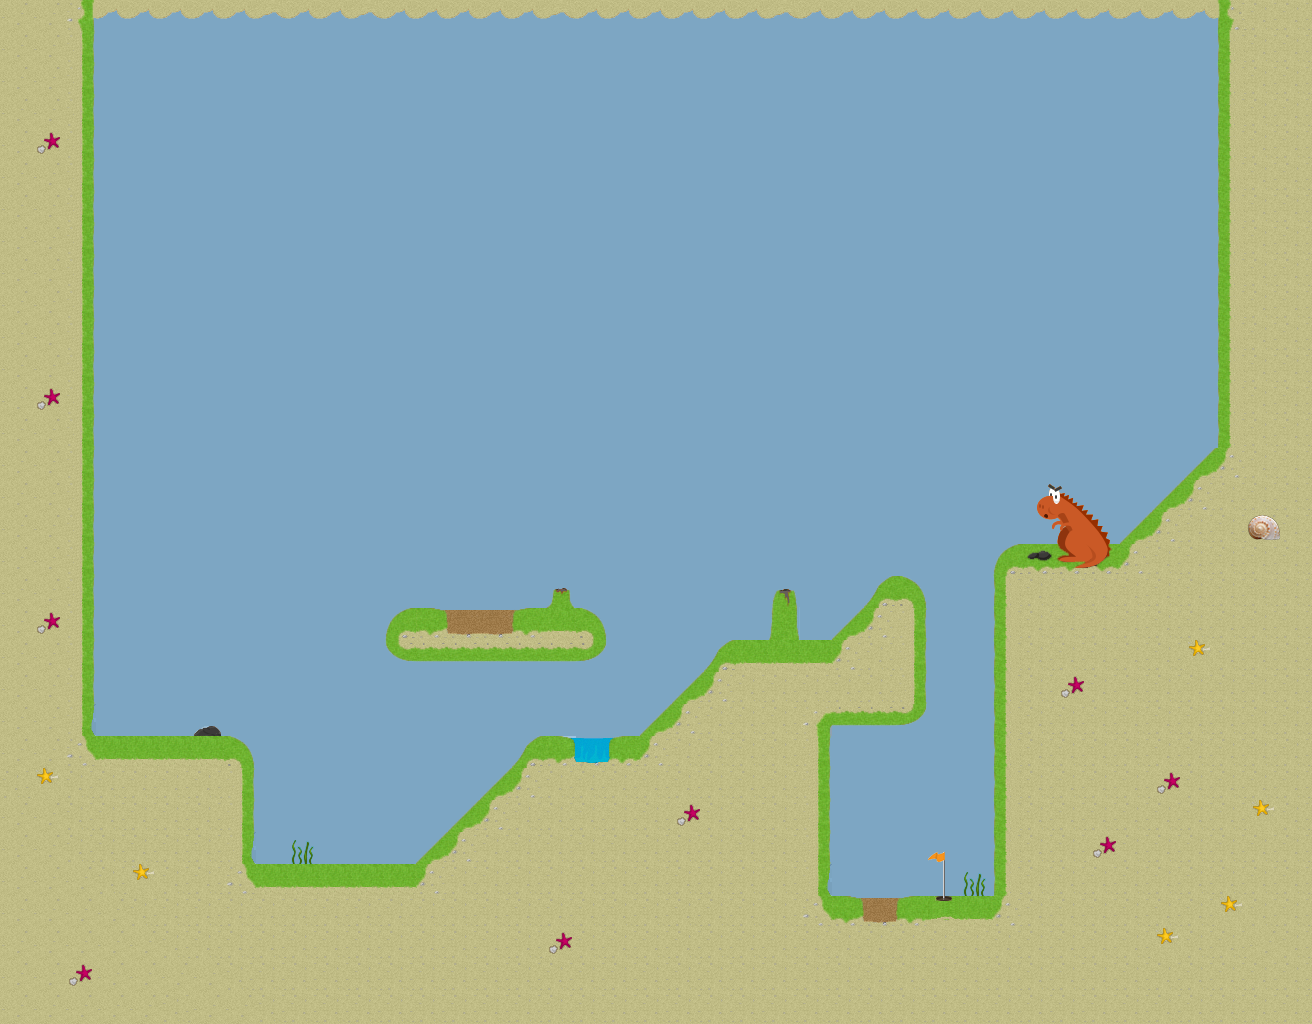

Below is a game level as drawn by its tile map, then a one-line description and the .tmx that defines it (tile-layer data replaced by summaries):
An orthogonal 41x32 tile map with 32x32 px tiles, 1 tile layer (Tile Layer 1).

<map version="1.0" orientation="orthogonal" renderorder="right-down" width="41" height="32" tilewidth="32" tileheight="32" nextobjectid="1">
 <properties>
  <property name="ball_destroying_indexes" value="8,71,72,73,74,75,102,103,104,105,121,122,123,124,125,126,127,128,129,130,131,132" />
  <property name="ball_start_position_x" value="5" />
  <property name="ball_start_position_y" value="9" />
  <property name="force_applying_indexes" value="10,13,25,28" />
  <property name="hole_index" value="55" />
  <property name="par" value="5" />
  <property name="slow_down_indexes" value="5,87,89,90,106,117" />
 </properties>
 <tileset firstgid="1" name="tiles" tilewidth="32" tileheight="32" spacing="2">
  <image source="../packer/level2.png" width="512" height="512" />
  <tile id="4">
   <properties>
    <property name="colision_sound" value="ash.mp3" />
    <property name="depth" value="0.1" />
    <property name="obstacle_file" value="5.png" />
   </properties>
  </tile>
  <tile id="7">
   <properties>
    <property name="colision_sound" value="magma_plum.mp3" />
    <property name="destroy_position_offset" value="0.2" />
    <property name="fall_velocity" value="-0.8" />
    <property name="obstacle_file" value="8.png" />
   </properties>
  </tile>
  <tile id="9">
   <properties>
    <property name="angle" value="62" />
    <property name="colision_sound" value="wind.mp3" />
    <property name="intensity" value="250" />
    <property name="range" value="3" />
    <property name="type" value="1" />
    <property name="x_first_arm_angle" value="0" />
    <property name="x_force_beggining" value="25" />
    <property name="y_first_arm_angle" value="18" />
    <property name="y_force_beggining" value="28" />
   </properties>
  </tile>
  <tile id="12">
   <properties>
    <property name="angle" value="45" />
    <property name="colision_sound" value="wind.mp3" />
    <property name="intensity" value="200" />
    <property name="range" value="2" />
    <property name="type" value="1" />
    <property name="x_first_arm_angle" value="2" />
    <property name="x_force_beggining" value="23" />
    <property name="y_first_arm_angle" value="17" />
    <property name="y_force_beggining" value="26" />
   </properties>
  </tile>
  <tile id="24">
   <properties>
    <property name="angle" value="62" />
    <property name="colision_sound" value="wind.mp3" />
    <property name="intensity" value="250" />
    <property name="range" value="3" />
    <property name="type" value="1" />
    <property name="x_first_arm_angle" value="0" />
    <property name="x_force_beggining" value="25" />
    <property name="y_first_arm_angle" value="18" />
    <property name="y_force_beggining" value="28" />
   </properties>
  </tile>
  <tile id="27">
   <properties>
    <property name="angle" value="40" />
    <property name="colision_sound" value="wind.mp3" />
    <property name="intensity" value="100" />
    <property name="range" value="3" />
    <property name="type" value="1" />
    <property name="x_first_arm_angle" value="32" />
    <property name="x_force_beggining" value="20" />
    <property name="y_first_arm_angle" value="8" />
    <property name="y_force_beggining" value="10" />
   </properties>
  </tile>
  <tile id="54">
   <properties>
    <property name="hole_file" value="55.png" />
   </properties>
  </tile>
  <tile id="70">
   <properties>
    <property name="destroy_position_offset" value="-1" />
    <property name="fall_velocity" value="-0.8" />
    <property name="obstacle_file" value="71.png" />
   </properties>
  </tile>
  <tile id="71">
   <properties>
    <property name="destroy_position_offset" value="-1" />
    <property name="fall_velocity" value="-0.8" />
    <property name="obstacle_file" value="72.png" />
   </properties>
  </tile>
  <tile id="72">
   <properties>
    <property name="destroy_position_offset" value="0.05" />
    <property name="fall_velocity" value="-0.8" />
    <property name="obstacle_file" value="73.png" />
   </properties>
  </tile>
  <tile id="73">
   <properties>
    <property name="destroy_position_offset" value="0.05" />
    <property name="fall_velocity" value="-0.8" />
    <property name="obstacle_file" value="74.png" />
   </properties>
  </tile>
  <tile id="74">
   <properties>
    <property name="destroy_position_offset" value="0.05" />
    <property name="fall_velocity" value="-0.8" />
    <property name="obstacle_file" value="75.png" />
   </properties>
  </tile>
  <tile id="86">
   <properties>
    <property name="colision_sound" value="ash.mp3" />
    <property name="depth" value="0.2" />
    <property name="obstacle_file" value="87.png" />
   </properties>
  </tile>
  <tile id="88">
   <properties>
    <property name="colision_sound" value="ash.mp3" />
    <property name="depth" value="0.2" />
    <property name="obstacle_file" value="89.png" />
   </properties>
  </tile>
  <tile id="89">
   <properties>
    <property name="colision_sound" value="ash.mp3" />
    <property name="depth" value="0.2" />
    <property name="obstacle_file" value="90.png" />
   </properties>
  </tile>
  <tile id="101">
   <properties>
    <property name="colision_sound" value="magma_plum.mp3" />
    <property name="destroy_position_offset" value="-1" />
    <property name="fall_velocity" value="-0.8" />
    <property name="obstacle_file" value="102.png" />
   </properties>
  </tile>
  <tile id="102">
   <properties>
    <property name="destroy_position_offset" value="-1" />
    <property name="fall_velocity" value="-0.8" />
    <property name="obstacle_file" value="103.png" />
   </properties>
  </tile>
  <tile id="103">
   <properties>
    <property name="colision_sound" value="magma_plum.mp3" />
    <property name="destroy_position_offset" value="0.2" />
    <property name="fall_velocity" value="-0.8" />
    <property name="obstacle_file" value="104.png" />
   </properties>
  </tile>
  <tile id="104">
   <properties>
    <property name="colision_sound" value="magma_plum.mp3" />
    <property name="destroy_position_offset" value="0.2" />
    <property name="fall_velocity" value="-0.8" />
    <property name="obstacle_file" value="105.png" />
   </properties>
  </tile>
  <tile id="105">
   <properties>
    <property name="colision_sound" value="ash.mp3" />
    <property name="depth" value="0.2" />
    <property name="obstacle_file" value="106.png" />
   </properties>
  </tile>
  <tile id="116">
   <properties>
    <property name="colision_sound" value="ash.mp3" />
    <property name="depth" value="0.2" />
    <property name="obstacle_file" value="117.png" />
   </properties>
  </tile>
  <tile id="120">
   <properties>
    <property name="colision_sound" value="magma_plum.mp3" />
    <property name="destroy_position_offset" value="-1" />
    <property name="fall_velocity" value="-0.8" />
    <property name="obstacle_file" value="118.png" />
   </properties>
  </tile>
  <tile id="121">
   <properties>
    <property name="destroy_position_offset" value="-1" />
    <property name="fall_velocity" value="-0.8" />
    <property name="obstacle_file" value="119.png" />
   </properties>
  </tile>
  <tile id="122">
   <properties>
    <property name="destroy_position_offset" value="-1" />
    <property name="fall_velocity" value="-0.8" />
    <property name="obstacle_file" value="120.png" />
   </properties>
  </tile>
  <tile id="123">
   <properties>
    <property name="destroy_position_offset" value="0.3" />
    <property name="fall_velocity" value="-0.8" />
    <property name="obstacle_file" value="121.png" />
   </properties>
  </tile>
  <tile id="124">
   <properties>
    <property name="destroy_position_offset" value="0.3" />
    <property name="fall_velocity" value="-0.8" />
    <property name="obstacle_file" value="122.png" />
   </properties>
  </tile>
  <tile id="125">
   <properties>
    <property name="destroy_position_offset" value="0.3" />
    <property name="fall_velocity" value="-0.8" />
    <property name="obstacle_file" value="123.png" />
   </properties>
  </tile>
  <tile id="126">
   <properties>
    <property name="destroy_position_offset" value="-1" />
    <property name="fall_velocity" value="-0.8" />
    <property name="obstacle_file" value="124.png" />
   </properties>
  </tile>
  <tile id="127">
   <properties>
    <property name="destroy_position_offset" value="0.3" />
    <property name="fall_velocity" value="-0.8" />
    <property name="obstacle_file" value="125.png" />
   </properties>
  </tile>
  <tile id="128">
   <properties>
    <property name="destroy_position_offset" value="0.3" />
    <property name="fall_velocity" value="-0.8" />
    <property name="obstacle_file" value="126.png" />
   </properties>
  </tile>
  <tile id="129">
   <properties>
    <property name="destroy_position_offset" value="0.3" />
    <property name="fall_velocity" value="-0.8" />
    <property name="obstacle_file" value="127.png" />
   </properties>
  </tile>
  <tile id="130">
   <properties>
    <property name="destroy_position_offset" value="-1" />
    <property name="fall_velocity" value="-0.8" />
    <property name="obstacle_file" value="128.png" />
   </properties>
  </tile>
  <tile id="131">
   <properties>
    <property name="colision_sound" value="magma_plum.mp3" />
    <property name="destroy_position_offset" value="-1" />
    <property name="fall_velocity" value="-0.8" />
    <property name="obstacle_file" value="129.png" />
   </properties>
  </tile>
 </tileset>
 <layer name="Tile Layer 1" width="41" height="32">
  <data>[1312 cells, 1312 non-empty, 46 distinct tile ids]</data>
 </layer>
</map>
